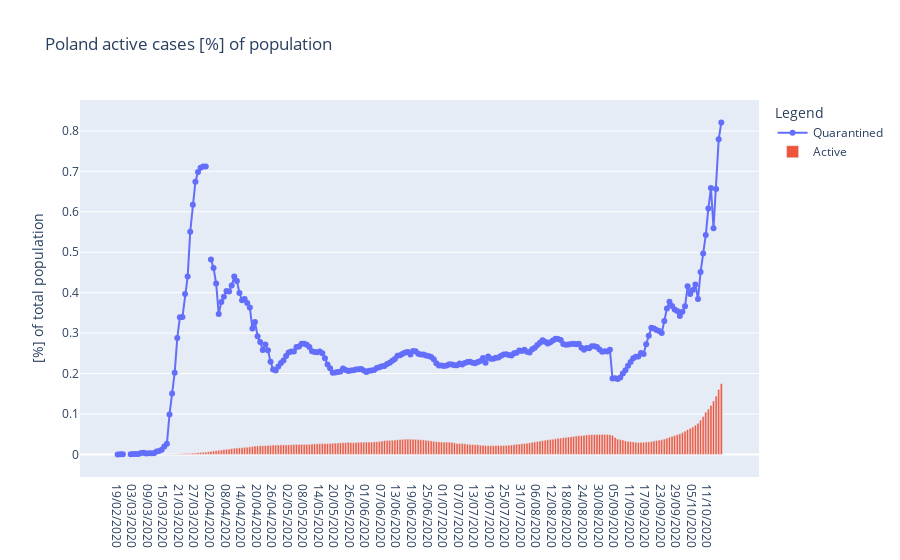

Here is the notebook cell this chart was saved with:
### Code cell
import plotly.graph_objects as go


def population_percentage_chart(df):
    df["Quarantined percentage"] = df[pl.QUARANTINED].apply(lambda x: x*100/pl_population)
    df["Active percentage"] = df[pl.ACTIVE].apply(lambda x: x*100/pl_population)
    
    fig = go.Figure()

    fig.add_traces(
        go.Scatter(
            x=df["Date"],
            y=df["Quarantined percentage"],
            mode="lines+markers",
            name="Quarantined",
        )
    )
        
    fig.add_traces(
        go.Bar(
            x=df["Date"],
            y=df["Active percentage"],
            name="Active",
        )
    )
    fig.update_layout(
        title='Poland active cases [%] of population',
        legend_title="Legend",
        yaxis_title="[%] of total population"
    )
    return fig

population_percentage_chart(df).show()

### Figure 1 — Plotly figure (JSON) as saved in the notebook; plotly's stock layout.template omitted (floating-point values rounded to 4 significant figures; data arrays with more than 128 entries replaced by an {"elided": "..."} marker saying what was removed)
{"data": [{"mode": "lines+markers", "name": "Quarantined", "type": "scatter", "x": {"elided": "234 str values"}, "y": {"elided": "234 float values"}}, {"name": "Active", "type": "bar", "x": {"elided": "234 str values"}, "y": {"elided": "234 float values"}}], "layout": {"legend": {"title": {"text": "Legend"}}, "title": {"text": "Poland active cases [%] of population"}, "yaxis": {"title": {"text": "[%] of total population"}}}}
